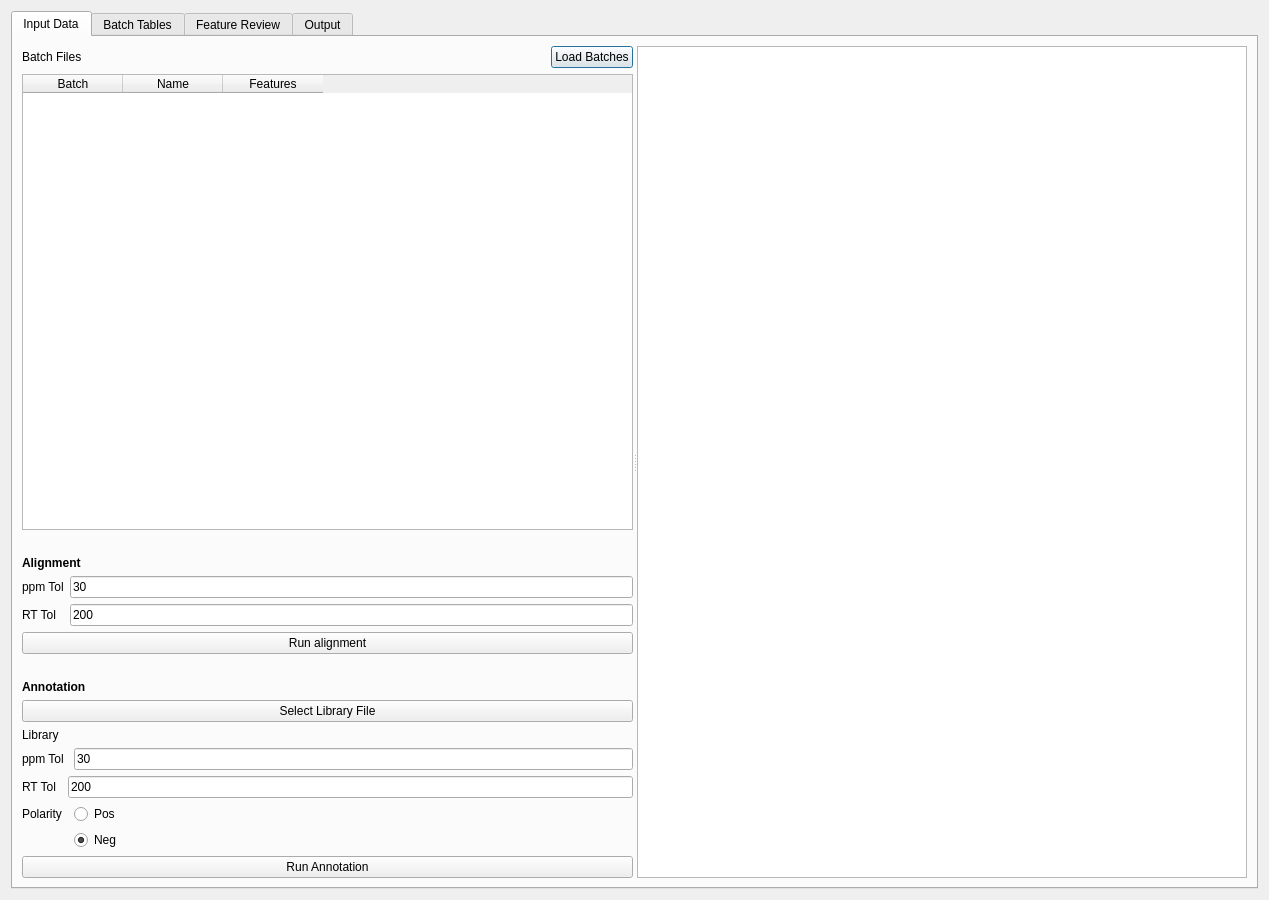
<?xml version="1.0" encoding="UTF-8"?>
<ui version="4.0">
 <class>Dialog</class>
 <widget class="QDialog" name="Dialog">
  <property name="geometry">
   <rect>
    <x>0</x>
    <y>0</y>
    <width>1269</width>
    <height>900</height>
   </rect>
  </property>
  <property name="windowTitle">
   <string>Dialog</string>
  </property>
  <layout class="QGridLayout" name="gridLayout">
   <item row="0" column="1">
    <widget class="QTabWidget" name="tabWidget">
     <property name="currentIndex">
      <number>0</number>
     </property>
     <widget class="QWidget" name="tab">
      <attribute name="title">
       <string>Input Data</string>
      </attribute>
      <layout class="QGridLayout" name="gridLayout_21">
       <item row="0" column="0">
        <widget class="QSplitter" name="splitter_5">
         <property name="orientation">
          <enum>Qt::Horizontal</enum>
         </property>
         <widget class="QWidget" name="layoutWidget">
          <layout class="QVBoxLayout" name="verticalLayout_14">
           <item>
            <layout class="QHBoxLayout" name="horizontalLayout_5">
             <item>
              <widget class="QLabel" name="label_2">
               <property name="text">
                <string>Batch Files</string>
               </property>
              </widget>
             </item>
             <item>
              <spacer name="horizontalSpacer_5">
               <property name="orientation">
                <enum>Qt::Horizontal</enum>
               </property>
               <property name="sizeHint" stdset="0">
                <size>
                 <width>40</width>
                 <height>20</height>
                </size>
               </property>
              </spacer>
             </item>
             <item>
              <widget class="QPushButton" name="loadBatchesButton">
               <property name="text">
                <string>Load Batches</string>
               </property>
              </widget>
             </item>
            </layout>
           </item>
           <item>
            <widget class="QTableWidget" name="batchFileTable">
             <column>
              <property name="text">
               <string>Batch</string>
              </property>
             </column>
             <column>
              <property name="text">
               <string>Name</string>
              </property>
             </column>
             <column>
              <property name="text">
               <string>Features</string>
              </property>
             </column>
            </widget>
           </item>
           <item>
            <spacer name="horizontalSpacer_6">
             <property name="orientation">
              <enum>Qt::Horizontal</enum>
             </property>
             <property name="sizeHint" stdset="0">
              <size>
               <width>40</width>
               <height>20</height>
              </size>
             </property>
            </spacer>
           </item>
           <item>
            <layout class="QGridLayout" name="gridLayout_2">
             <item row="0" column="0" colspan="2">
              <widget class="QLabel" name="label_12">
               <property name="font">
                <font>
                 <weight>75</weight>
                 <bold>true</bold>
                </font>
               </property>
               <property name="text">
                <string>Alignment</string>
               </property>
              </widget>
             </item>
             <item row="1" column="0">
              <widget class="QLabel" name="label_5">
               <property name="text">
                <string>ppm Tol</string>
               </property>
              </widget>
             </item>
             <item row="1" column="1">
              <widget class="QLineEdit" name="ppmTol">
               <property name="text">
                <string>30</string>
               </property>
              </widget>
             </item>
             <item row="2" column="0">
              <widget class="QLabel" name="label_6">
               <property name="text">
                <string>RT Tol</string>
               </property>
              </widget>
             </item>
             <item row="2" column="1">
              <widget class="QLineEdit" name="rtTol">
               <property name="text">
                <string>200</string>
               </property>
              </widget>
             </item>
             <item row="3" column="0" colspan="2">
              <widget class="QPushButton" name="runAlignmentButton">
               <property name="text">
                <string>Run alignment</string>
               </property>
              </widget>
             </item>
            </layout>
           </item>
           <item>
            <spacer name="horizontalSpacer_7">
             <property name="orientation">
              <enum>Qt::Horizontal</enum>
             </property>
             <property name="sizeHint" stdset="0">
              <size>
               <width>40</width>
               <height>20</height>
              </size>
             </property>
            </spacer>
           </item>
           <item>
            <layout class="QVBoxLayout" name="verticalLayout">
             <item>
              <widget class="QLabel" name="label_13">
               <property name="font">
                <font>
                 <weight>75</weight>
                 <bold>true</bold>
                </font>
               </property>
               <property name="text">
                <string>Annotation</string>
               </property>
              </widget>
             </item>
             <item>
              <widget class="QPushButton" name="selectLibraryFile">
               <property name="text">
                <string>Select Library File</string>
               </property>
              </widget>
             </item>
             <item>
              <layout class="QGridLayout" name="gridLayout_20">
               <item row="4" column="2">
                <widget class="QRadioButton" name="posIonCB">
                 <property name="text">
                  <string>Pos</string>
                 </property>
                </widget>
               </item>
               <item row="0" column="0">
                <widget class="QLabel" name="label_17">
                 <property name="text">
                  <string>Library</string>
                 </property>
                </widget>
               </item>
               <item row="1" column="2">
                <widget class="QLineEdit" name="annotationppmTol">
                 <property name="text">
                  <string>30</string>
                 </property>
                </widget>
               </item>
               <item row="2" column="0">
                <widget class="QLabel" name="label_15">
                 <property name="text">
                  <string>RT Tol</string>
                 </property>
                </widget>
               </item>
               <item row="2" column="1" colspan="2">
                <widget class="QLineEdit" name="annotationrtTol">
                 <property name="text">
                  <string>200</string>
                 </property>
                </widget>
               </item>
               <item row="0" column="2">
                <widget class="QLabel" name="libraryFileDisplay">
                 <property name="text">
                  <string/>
                 </property>
                </widget>
               </item>
               <item row="1" column="0" colspan="2">
                <widget class="QLabel" name="label_14">
                 <property name="text">
                  <string>ppm Tol</string>
                 </property>
                </widget>
               </item>
               <item row="5" column="2">
                <widget class="QRadioButton" name="negIonCB">
                 <property name="text">
                  <string>Neg</string>
                 </property>
                 <property name="checked">
                  <bool>true</bool>
                 </property>
                </widget>
               </item>
               <item row="4" column="0">
                <widget class="QLabel" name="label_18">
                 <property name="text">
                  <string>Polarity</string>
                 </property>
                </widget>
               </item>
              </layout>
             </item>
             <item>
              <widget class="QPushButton" name="doConsensusAnnotation">
               <property name="text">
                <string>Run Annotation</string>
               </property>
              </widget>
             </item>
            </layout>
           </item>
          </layout>
         </widget>
         <widget class="GraphicsLayoutWidget" name="featureMap"/>
        </widget>
       </item>
      </layout>
     </widget>
     <widget class="QWidget" name="tab_3">
      <attribute name="title">
       <string>Batch Tables</string>
      </attribute>
      <layout class="QGridLayout" name="gridLayout_8">
       <item row="0" column="0">
        <widget class="QTableWidget" name="batchDetails">
         <column>
          <property name="text">
           <string>Batch #</string>
          </property>
         </column>
         <column>
          <property name="text">
           <string>Feature #</string>
          </property>
         </column>
         <column>
          <property name="text">
           <string>Consensus Group</string>
          </property>
         </column>
         <column>
          <property name="text">
           <string>Assignment</string>
          </property>
         </column>
         <column>
          <property name="text">
           <string>Assignment ppm</string>
          </property>
         </column>
         <column>
          <property name="text">
           <string>Avg m/z</string>
          </property>
         </column>
         <column>
          <property name="text">
           <string>Avg RT (s)</string>
          </property>
         </column>
         <column>
          <property name="text">
           <string>Avg IntO</string>
          </property>
         </column>
         <column>
          <property name="text">
           <string>Filled</string>
          </property>
         </column>
        </widget>
       </item>
      </layout>
     </widget>
     <widget class="QWidget" name="tab_2">
      <attribute name="title">
       <string>Feature Review</string>
      </attribute>
      <layout class="QGridLayout" name="gridLayout_3">
       <item row="0" column="0">
        <widget class="QSplitter" name="splitter">
         <property name="orientation">
          <enum>Qt::Vertical</enum>
         </property>
         <widget class="QTabWidget" name="tabWidget_2">
          <property name="tabPosition">
           <enum>QTabWidget::North</enum>
          </property>
          <property name="currentIndex">
           <number>0</number>
          </property>
          <widget class="QWidget" name="tabWidget_2Page2">
           <attribute name="title">
            <string>Group</string>
           </attribute>
           <layout class="QGridLayout" name="gridLayout_5">
            <item row="0" column="0">
             <layout class="QVBoxLayout" name="verticalLayout_2">
              <item>
               <layout class="QHBoxLayout" name="horizontalLayout">
                <item>
                 <widget class="QLabel" name="label_3">
                  <property name="text">
                   <string>Feature Alignment</string>
                  </property>
                 </widget>
                </item>
                <item>
                 <spacer name="horizontalSpacer_2">
                  <property name="orientation">
                   <enum>Qt::Horizontal</enum>
                  </property>
                  <property name="sizeHint" stdset="0">
                   <size>
                    <width>40</width>
                    <height>20</height>
                   </size>
                  </property>
                 </spacer>
                </item>
               </layout>
              </item>
              <item>
               <widget class="GraphicsLayoutWidget" name="featureAlignment"/>
              </item>
             </layout>
            </item>
            <item row="0" column="1">
             <layout class="QVBoxLayout" name="verticalLayout_3">
              <item>
               <layout class="QHBoxLayout" name="horizontalLayout_2">
                <item>
                 <widget class="QLabel" name="label_4">
                  <property name="text">
                   <string>Intensity Map</string>
                  </property>
                 </widget>
                </item>
                <item>
                 <spacer name="horizontalSpacer">
                  <property name="orientation">
                   <enum>Qt::Horizontal</enum>
                  </property>
                  <property name="sizeHint" stdset="0">
                   <size>
                    <width>40</width>
                    <height>20</height>
                   </size>
                  </property>
                 </spacer>
                </item>
               </layout>
              </item>
              <item>
               <widget class="GraphicsLayoutWidget" name="intensityMap"/>
              </item>
             </layout>
            </item>
           </layout>
          </widget>
          <widget class="QWidget" name="Sample">
           <attribute name="title">
            <string>Sample</string>
           </attribute>
           <layout class="QGridLayout" name="gridLayout_6">
            <item row="0" column="0">
             <widget class="QSplitter" name="splitter_3">
              <property name="orientation">
               <enum>Qt::Horizontal</enum>
              </property>
              <widget class="QWidget" name="layoutWidget">
               <layout class="QVBoxLayout" name="verticalLayout_5">
                <item>
                 <layout class="QHBoxLayout" name="horizontalLayout_4">
                  <item>
                   <widget class="QLabel" name="label_7">
                    <property name="font">
                     <font>
                      <weight>75</weight>
                      <bold>true</bold>
                     </font>
                    </property>
                    <property name="text">
                     <string>Samples</string>
                    </property>
                   </widget>
                  </item>
                  <item>
                   <spacer name="horizontalSpacer_3">
                    <property name="orientation">
                     <enum>Qt::Horizontal</enum>
                    </property>
                    <property name="sizeHint" stdset="0">
                     <size>
                      <width>40</width>
                      <height>20</height>
                     </size>
                    </property>
                   </spacer>
                  </item>
                  <item>
                   <widget class="QCheckBox" name="filledOnly">
                    <property name="text">
                     <string>Filled Only</string>
                    </property>
                   </widget>
                  </item>
                 </layout>
                </item>
                <item>
                 <widget class="QTableWidget" name="sampleDetails">
                  <column>
                   <property name="text">
                    <string>Batch</string>
                   </property>
                  </column>
                  <column>
                   <property name="text">
                    <string>Sample</string>
                   </property>
                  </column>
                  <column>
                   <property name="text">
                    <string>m/z</string>
                   </property>
                  </column>
                  <column>
                   <property name="text">
                    <string>RT (s)</string>
                   </property>
                  </column>
                  <column>
                   <property name="text">
                    <string>Filled</string>
                   </property>
                  </column>
                  <column>
                   <property name="text">
                    <string>IntO</string>
                   </property>
                  </column>
                  <column>
                   <property name="text">
                    <string>MaxO</string>
                   </property>
                  </column>
                 </widget>
                </item>
               </layout>
              </widget>
              <widget class="QWidget" name="layoutWidget">
               <layout class="QVBoxLayout" name="verticalLayout_6">
                <item>
                 <widget class="QGroupBox" name="activeBatchesGroupBox">
                  <property name="title">
                   <string>Active Batches</string>
                  </property>
                 </widget>
                </item>
                <item>
                 <widget class="QGroupBox" name="groupBox">
                  <property name="title">
                   <string>Integrations</string>
                  </property>
                  <layout class="QGridLayout" name="gridLayout_10">
                   <item row="0" column="0">
                    <widget class="QPushButton" name="reIntegrateRegion">
                     <property name="text">
                      <string>Reintegrate Selected Region</string>
                     </property>
                    </widget>
                   </item>
                   <item row="1" column="0">
                    <widget class="QPushButton" name="restoreDefaultIntegrationButton">
                     <property name="text">
                      <string>Restore Default Integration</string>
                     </property>
                    </widget>
                   </item>
                  </layout>
                 </widget>
                </item>
                <item>
                 <layout class="QGridLayout" name="gridLayout_4">
                  <item row="1" column="0" colspan="2">
                   <widget class="QTableWidget" name="assignmentTable">
                    <column>
                     <property name="text">
                      <string>Assignment</string>
                     </property>
                    </column>
                    <column>
                     <property name="text">
                      <string>ppm Error</string>
                     </property>
                    </column>
                    <column>
                     <property name="text">
                      <string>RT Error (s)</string>
                     </property>
                    </column>
                   </widget>
                  </item>
                  <item row="2" column="1">
                   <widget class="QPushButton" name="pushButton_4">
                    <property name="text">
                     <string>Add New Assignment</string>
                    </property>
                   </widget>
                  </item>
                  <item row="2" column="0">
                   <widget class="QPushButton" name="updateAssignment">
                    <property name="text">
                     <string>Update Assignment</string>
                    </property>
                   </widget>
                  </item>
                  <item row="0" column="0">
                   <widget class="QLabel" name="label_11">
                    <property name="font">
                     <font>
                      <weight>75</weight>
                      <bold>true</bold>
                     </font>
                    </property>
                    <property name="text">
                     <string>Annotations</string>
                    </property>
                   </widget>
                  </item>
                 </layout>
                </item>
               </layout>
              </widget>
              <widget class="QWidget" name="layoutWidget">
               <layout class="QVBoxLayout" name="verticalLayout_4">
                <item>
                 <layout class="QHBoxLayout" name="horizontalLayout_3">
                  <item>
                   <widget class="QLabel" name="label_8">
                    <property name="font">
                     <font>
                      <weight>75</weight>
                      <bold>true</bold>
                     </font>
                    </property>
                    <property name="text">
                     <string>EIC</string>
                    </property>
                   </widget>
                  </item>
                  <item>
                   <spacer name="horizontalSpacer_4">
                    <property name="orientation">
                     <enum>Qt::Horizontal</enum>
                    </property>
                    <property name="sizeHint" stdset="0">
                     <size>
                      <width>40</width>
                      <height>20</height>
                     </size>
                    </property>
                   </spacer>
                  </item>
                  <item>
                   <widget class="QCheckBox" name="selectedSamplesOnly">
                    <property name="text">
                     <string>Show Selected Samples Only</string>
                    </property>
                   </widget>
                  </item>
                 </layout>
                </item>
                <item>
                 <widget class="GraphicsLayoutWidget" name="eicTrace"/>
                </item>
                <item>
                 <widget class="QLabel" name="label_9">
                  <property name="font">
                   <font>
                    <weight>75</weight>
                    <bold>true</bold>
                   </font>
                  </property>
                  <property name="text">
                   <string>MS</string>
                  </property>
                 </widget>
                </item>
                <item>
                 <widget class="GraphicsLayoutWidget" name="msTrace"/>
                </item>
               </layout>
              </widget>
             </widget>
            </item>
           </layout>
          </widget>
         </widget>
         <widget class="QWidget" name="layoutWidget">
          <layout class="QVBoxLayout" name="verticalLayout_7">
           <item>
            <layout class="QHBoxLayout" name="horizontalLayout_8">
             <item>
              <widget class="QLabel" name="label">
               <property name="text">
                <string>Consensus Group</string>
               </property>
              </widget>
             </item>
             <item>
              <widget class="QPushButton" name="recoverALLMissingConsensusCandidatesButton">
               <property name="text">
                <string>Recover ALL Missing Candidates</string>
               </property>
              </widget>
             </item>
             <item>
              <widget class="QPushButton" name="recoverMissingConsensusCandidatesButton">
               <property name="text">
                <string>Recover Missing Consensus Candidates</string>
               </property>
              </widget>
             </item>
             <item>
              <widget class="QPushButton" name="deleteConsensusGroupButton">
               <property name="text">
                <string>Delete Consensus Group</string>
               </property>
              </widget>
             </item>
             <item>
              <widget class="QPushButton" name="undoDeleteConsensusGroupButton">
               <property name="text">
                <string>Undo Consensus deletion</string>
               </property>
              </widget>
             </item>
            </layout>
           </item>
           <item>
            <widget class="QTableWidget" name="consensusFeatures">
             <column>
              <property name="text">
               <string>Group</string>
              </property>
             </column>
             <column>
              <property name="text">
               <string>Avg m/z</string>
              </property>
             </column>
             <column>
              <property name="text">
               <string>Avg RT (s)</string>
              </property>
             </column>
             <column>
              <property name="text">
               <string>Avg IntO</string>
              </property>
             </column>
             <column>
              <property name="text">
               <string>IntO STDEV</string>
              </property>
             </column>
             <column>
              <property name="text">
               <string>Num. FIlled</string>
              </property>
             </column>
             <column>
              <property name="text">
               <string>Assignment</string>
              </property>
             </column>
            </widget>
           </item>
          </layout>
         </widget>
        </widget>
       </item>
      </layout>
     </widget>
     <widget class="QWidget" name="tab_4">
      <attribute name="title">
       <string>Output</string>
      </attribute>
      <layout class="QGridLayout" name="gridLayout_12">
       <item row="0" column="0">
        <layout class="QGridLayout" name="gridLayout_11">
         <item row="0" column="2">
          <spacer name="verticalSpacer_3">
           <property name="orientation">
            <enum>Qt::Vertical</enum>
           </property>
           <property name="sizeHint" stdset="0">
            <size>
             <width>20</width>
             <height>40</height>
            </size>
           </property>
          </spacer>
         </item>
         <item row="1" column="0" rowspan="2">
          <spacer name="horizontalSpacer_8">
           <property name="orientation">
            <enum>Qt::Horizontal</enum>
           </property>
           <property name="sizeType">
            <enum>QSizePolicy::Maximum</enum>
           </property>
           <property name="sizeHint" stdset="0">
            <size>
             <width>200</width>
             <height>20</height>
            </size>
           </property>
          </spacer>
         </item>
         <item row="1" column="1" colspan="2">
          <layout class="QHBoxLayout" name="horizontalLayout_6">
           <item>
            <widget class="QLabel" name="label_10">
             <property name="font">
              <font>
               <weight>75</weight>
               <bold>true</bold>
              </font>
             </property>
             <property name="text">
              <string>Output File Name</string>
             </property>
            </widget>
           </item>
           <item>
            <widget class="QLineEdit" name="outputFileName"/>
           </item>
           <item>
            <widget class="QPushButton" name="browseResults">
             <property name="text">
              <string>Browse</string>
             </property>
            </widget>
           </item>
          </layout>
         </item>
         <item row="1" column="3">
          <spacer name="horizontalSpacer_9">
           <property name="orientation">
            <enum>Qt::Horizontal</enum>
           </property>
           <property name="sizeType">
            <enum>QSizePolicy::Maximum</enum>
           </property>
           <property name="sizeHint" stdset="0">
            <size>
             <width>200</width>
             <height>20</height>
            </size>
           </property>
          </spacer>
         </item>
         <item row="2" column="1" colspan="2">
          <spacer name="verticalSpacer">
           <property name="orientation">
            <enum>Qt::Vertical</enum>
           </property>
           <property name="sizeType">
            <enum>QSizePolicy::Maximum</enum>
           </property>
           <property name="sizeHint" stdset="0">
            <size>
             <width>20</width>
             <height>100</height>
            </size>
           </property>
          </spacer>
         </item>
         <item row="3" column="1" colspan="2">
          <layout class="QHBoxLayout" name="horizontalLayout_7">
           <item>
            <widget class="QLabel" name="label_16">
             <property name="font">
              <font>
               <weight>75</weight>
               <bold>true</bold>
              </font>
             </property>
             <property name="text">
              <string>Output File Type(s)</string>
             </property>
            </widget>
           </item>
           <item>
            <widget class="QCheckBox" name="csvOutputCB">
             <property name="text">
              <string>csv</string>
             </property>
            </widget>
           </item>
           <item>
            <widget class="QCheckBox" name="xlsxOutputCB">
             <property name="text">
              <string>xlsx</string>
             </property>
            </widget>
           </item>
          </layout>
         </item>
         <item row="4" column="1">
          <spacer name="verticalSpacer_2">
           <property name="orientation">
            <enum>Qt::Vertical</enum>
           </property>
           <property name="sizeHint" stdset="0">
            <size>
             <width>20</width>
             <height>40</height>
            </size>
           </property>
          </spacer>
         </item>
         <item row="4" column="2">
          <widget class="QPushButton" name="saveResults">
           <property name="text">
            <string>Save Resutls</string>
           </property>
          </widget>
         </item>
        </layout>
       </item>
      </layout>
     </widget>
    </widget>
   </item>
  </layout>
 </widget>
 <customwidgets>
  <customwidget>
   <class>GraphicsLayoutWidget</class>
   <extends>QGraphicsView</extends>
   <header>pyqtgraph</header>
  </customwidget>
 </customwidgets>
 <resources/>
 <connections/>
</ui>
